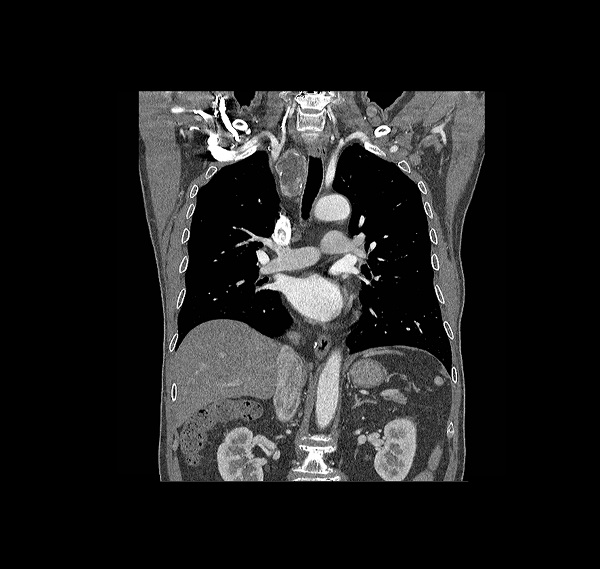
#> input picture Day3/Code/lungs.jpg, 600 x 569 px
$ python Experimental_MovingImages.py
#> lines starting #> are read from the running program, lines starting #| are printed output that depends on the picture


import numpy as np
import matplotlib.pyplot as plt
import matplotlib.patches as patches
import os
import inspect
from skimage import io
from PIL import Image as PIL

class WindowSelect(object):

    def __init__(self, artists):
        self.artists = artists
        #self.colors = [a.get_facecolor() for a in self.artists]
        # assume all artists are in the same figure, otherwise selection is meaningless
        self.fig = self.artists[0].figure
        self.ax = self.artists[0].axes

        self.fig.canvas.mpl_connect('button_press_event', self.on_press)
        self.fig.canvas.mpl_connect('button_release_event', self.on_release)
        self.fig.canvas.mpl_connect('motion_notify_event', self.on_motion)

        self.currently_selecting = False
        self.currently_dragging = False
        self.selected_artists = []
        self.offset = np.zeros((1,2))
        self.rect = plt.Rectangle((0,0),1,1, linestyle="--",
                                  edgecolor="crimson", fill=False)
        self.ax.add_patch(self.rect)
        self.rect.set_visible(False)

    # [73 lines left out: functions on_press, on_release, on_motion, is_inside_rect, select_artist, deseclect_artists and 1 more, not called in this run]


def demo():
    # path of the executing script
    actual_path = os.path.dirname(os.path.abspath(inspect.stack()[0][1]))

    """
    X. Load the images “lings.jpg” and “lungs2.jpg”
    """

    #name of image
    img_name1 = '/lungs.jpg'
    img_name2 = '/lungs2.jpg'
    img_name3 = '/lungs3.jpg'
    #path to the image
    img_path1 = actual_path + img_name1
    img_path2 = actual_path + img_name2
    img_path3 = actual_path + img_name3
    #import images using imread as a grey scale of values between 0 and 1
    lungs1 = io.imread(img_path1, as_gray=True)
#> lungs1 is the input picture: shape (569, 600) float64; min 0, max 1, mean 0.122
    lungs2 = io.imread(img_path2, as_gray=True)
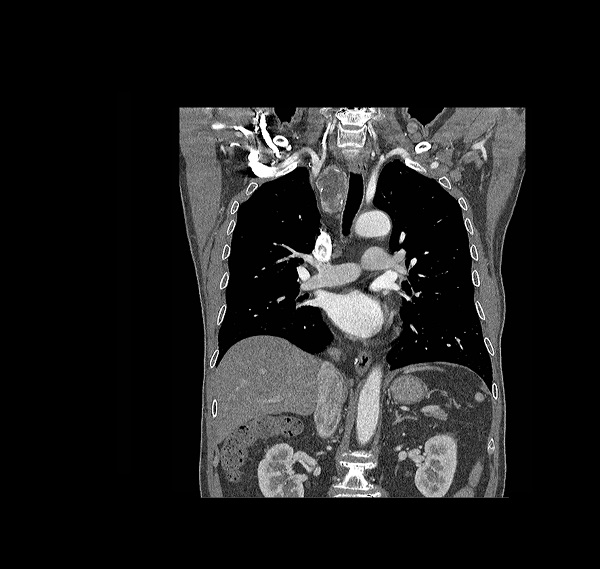
#> input picture Day3/Code/lungs2.jpg, 600 x 569 px
#> lungs2 is the input picture: shape (569, 600) float64; min 0, max 1, mean 0.122
    lungs3 = io.imread(img_path3, as_gray=True)
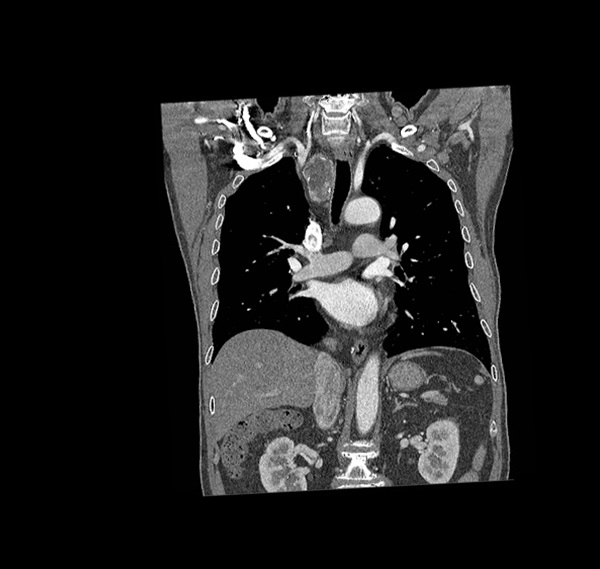
#> input picture Day3/Code/lungs3.jpg, 600 x 569 px
#> lungs3 is the input picture: shape (569, 600) float64; min 0, max 1, mean 0.125

    fig, ax = plt.subplots(1,1)
    xlim = [-1000, 1000]
    ylim = [-1000, 1000]
    ax.set(xlim=xlim, ylim=ylim)

    images = [lungs1, lungs2, lungs3]

    PIL_img = []
    for i in range(0, len(images), 1):
        PIL_img.append(PIL.fromarray(images[i])) # covert array images to PIL image format
#> this loop made 3 passes
#> after the loop, PIL_img = 3 items


    for image in images:
        ax.imshow(image, alpha=0.25, cmap="Greys_r")

    w = WindowSelect(PIL_img)
    plt.show()

if __name__ == '__main__':
#> (the run stopped early here; a loop or call above may not have finished)
